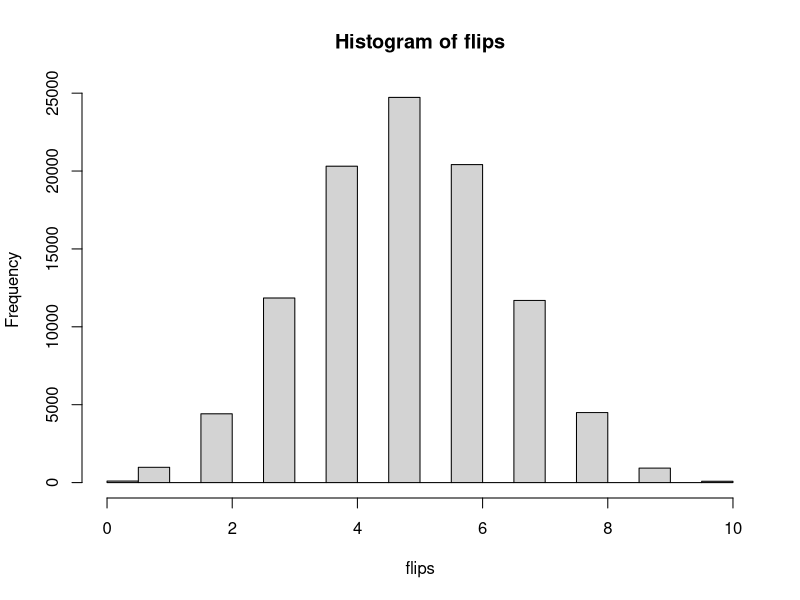

Write the R code that produced this figure.
## ---- chunk 1
knitr::opts_chunk$set(echo = TRUE)
library(tidyverse)
## ---- chunk 2



rbinom(n=10, # 10 times
       size=1, # one trial (i.e. one throw)
       prob=0.3) # probability of success


rbinom(n=10, # 10 times
       size=100, # 100 trials (i.e. 100 throws) - output is then #number of successes
       prob=0.3) # probability of success


## ---- chunk 3

flips <- rbinom(n=100000, # 10 times
          size=10, #trials (i.e. n throws) - output is then #number of successes
          prob=0.5) # probability of success

hist(x = flips)


## ---- chunk 4

#define parameters
x <- 5 # number of success
n <- 10 # size of population 
p <- 0.5 # probability of success

#Exact probability using the probability mass function

#define  function
binom_pmf <- function(x, n, p) {
  
  q <- 1-p
  
  binom_coef <- choose(n = n, k = x)
  
  binom_coef * p^x * q^(n-x)
  
}

binom_pmf(x = x, n = n, p = p)


#Exact probability using in-built r function
dbinom(x = x, 
       size = n, 
       prob = p)

#Simulated probability
mean(rbinom(n=100000,
        size=10,
        prob=0.5) == 5)

## ---- chunk 5

#Exact probability
#Cumulative function - to find at least use the complementary probability
1- pbinom(q = 4, # 4 or less, (or at least five if using the complementary) 
       size = 10, # number of throws
       prob = 0.5) # probability

#or use the lower.tail = FALSE (P[X > x])
pbinom(q = 4, # 4 or less, (or at least five if using the complementary) 
       size = 10, # number of throws
       prob = 0.5, lower.tail = FALSE) # probability


#Simulated probability
mean(rbinom(n=100000,
        size=10,
        prob=0.5) >= 5)



#simulate several probabilities with different size using map
n <- c(100, 1000, 10000, 100000)


map_dbl(.x = n, ~mean(rbinom(n = .x,
        size=10,
        prob=0.5) >= 5))



## ---- chunk 6

#Expected value
size <- 100
prob <- 0.8

#Simulation
mean(rbinom(n=10, # 10 times
       size=size, # 100 trials (i.e. 100 throws) - output is then #number of successes
       prob=prob)) # probability of success

#Expected value rule
size*prob


#variance

#simulation
var(rbinom(n=10, # 10 times
       size=size, # 100 trials (i.e. 100 throws) - output is then #number of successes
       prob=prob)) # probability of success

#Variance rule
size*prob*(1-prob)


## ---- chunk 7
density <- function(x) {20/x^2}

integrate(density, lower = 10, upper = 20)



dbinom(2, 5, 0.9)


